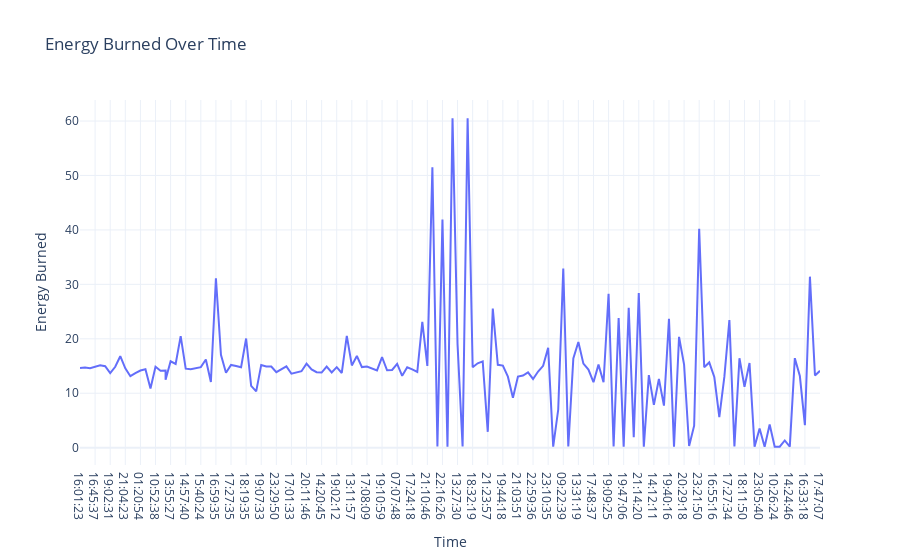

The cell this chart's notebook holds for it:
### Code cell
# Energy Burned Over Time
fig3 = px.line(data, x="Time",
               y="Energy Burned",
               title="Energy Burned Over Time")
fig3.show()

### Figure 1 — Plotly figure (JSON) as saved in the notebook; plotly's stock layout.template omitted (floating-point values rounded to 4 significant figures; data arrays with more than 128 entries replaced by an {"elided": "..."} marker saying what was removed)
{"data": [{"hovertemplate": "Time=%{x}<br>Energy Burned=%{y}<extra></extra>", "legendgroup": "", "line": {"color": "#636efa", "dash": "solid"}, "marker": {"symbol": "circle"}, "mode": "lines", "name": "", "orientation": "v", "showlegend": false, "type": "scatter", "x": {"elided": "149 str values"}, "xaxis": "x", "y": {"elided": "149 float values"}, "yaxis": "y"}], "layout": {"legend": {"tracegroupgap": 0}, "title": {"text": "Energy Burned Over Time"}, "xaxis": {"anchor": "y", "domain": [0, 1], "title": {"text": "Time"}}, "yaxis": {"anchor": "x", "domain": [0, 1], "title": {"text": "Energy Burned"}}}}
